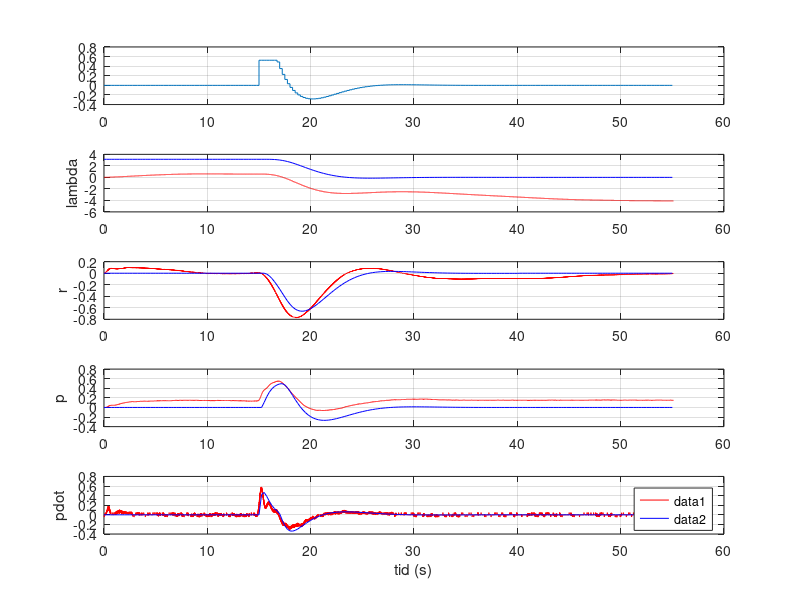

This figure's MATLAB source:
% close all
clear
load('q=10.mat')
load ('fra_andre/t.mat')
load ('fra_andre/x1.mat')
load ('fra_andre/x2.mat')
load ('fra_andre/x3.mat')
load ('fra_andre/x4.mat')
load ('fra_andre/u_q=10.mat')
time = data(1,:);
travel = data(2,:);
travel_rate = data(3,:);
pitch = data(4,:);
pitch_rate = data(5,:);
elevation = data(6,:);
elevation_rate = data(7,:);


stop = 55*501;

figure(1)

subplot(511)
stairs(t,u),grid
subplot(512)
plot(time(1:stop),travel(1:stop),'r');
hold on 
plot(t,x1,'b'),grid
ylabel('lambda')

subplot(513)
plot(time(1:stop),travel_rate(1:stop),'r');
hold on 
plot(t,x2,'b'),grid
ylabel('r')

subplot(514)
plot(time(1:stop),pitch(1:stop),'r');
hold on 
plot(t,x3,'b'),grid
ylabel('p')

subplot(515)
plot(time(1:stop),pitch_rate(1:stop),'r');
hold on 
plot(t,x4,'b'),grid
xlabel('tid (s)'),ylabel('pdot')
legend()